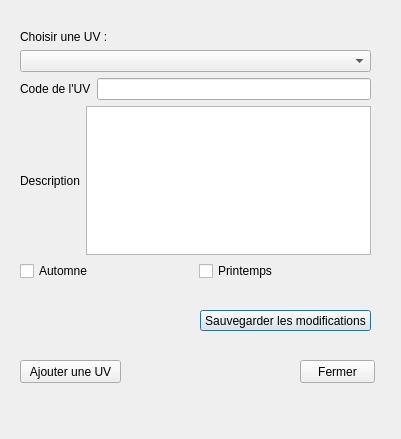
<?xml version="1.0" encoding="UTF-8"?>
<ui version="4.0">
 <class>UVWindow</class>
 <widget class="QDialog" name="UVWindow">
  <property name="geometry">
   <rect>
    <x>0</x>
    <y>0</y>
    <width>401</width>
    <height>439</height>
   </rect>
  </property>
  <property name="windowTitle">
   <string>Dialog</string>
  </property>
  <widget class="QWidget" name="verticalLayoutWidget">
   <property name="geometry">
    <rect>
     <x>20</x>
     <y>30</y>
     <width>351</width>
     <height>251</height>
    </rect>
   </property>
   <layout class="QVBoxLayout" name="mainLayout">
    <item>
     <widget class="QLabel" name="lblChoixUV">
      <property name="text">
       <string>Choisir une UV :</string>
      </property>
     </widget>
    </item>
    <item>
     <widget class="QComboBox" name="listUV"/>
    </item>
    <item>
     <layout class="QHBoxLayout" name="layoutCode">
      <item>
       <widget class="QLabel" name="lblCode">
        <property name="text">
         <string>Code de l'UV</string>
        </property>
       </widget>
      </item>
      <item>
       <widget class="QLineEdit" name="txtCodeUV"/>
      </item>
     </layout>
    </item>
    <item>
     <layout class="QHBoxLayout" name="layoutDescription">
      <item>
       <widget class="QLabel" name="lblDescription">
        <property name="text">
         <string>Description</string>
        </property>
       </widget>
      </item>
      <item>
       <widget class="QTextEdit" name="textEdit"/>
      </item>
     </layout>
    </item>
    <item>
     <layout class="QHBoxLayout" name="layoutSemestre">
      <item>
       <widget class="QCheckBox" name="chkAutomne">
        <property name="text">
         <string>Automne</string>
        </property>
       </widget>
      </item>
      <item>
       <widget class="QCheckBox" name="chkPrintemps">
        <property name="text">
         <string>Printemps</string>
        </property>
       </widget>
      </item>
     </layout>
    </item>
   </layout>
  </widget>
  <widget class="QPushButton" name="btnSauver">
   <property name="geometry">
    <rect>
     <x>200</x>
     <y>310</y>
     <width>171</width>
     <height>21</height>
    </rect>
   </property>
   <property name="text">
    <string>Sauvegarder les modifications</string>
   </property>
  </widget>
  <widget class="QPushButton" name="btnAjouter">
   <property name="geometry">
    <rect>
     <x>20</x>
     <y>360</y>
     <width>101</width>
     <height>23</height>
    </rect>
   </property>
   <property name="text">
    <string>Ajouter une UV</string>
   </property>
  </widget>
  <widget class="QPushButton" name="btnFermer">
   <property name="geometry">
    <rect>
     <x>300</x>
     <y>360</y>
     <width>75</width>
     <height>23</height>
    </rect>
   </property>
   <property name="text">
    <string>Fermer</string>
   </property>
  </widget>
 </widget>
 <resources/>
 <connections/>
</ui>
